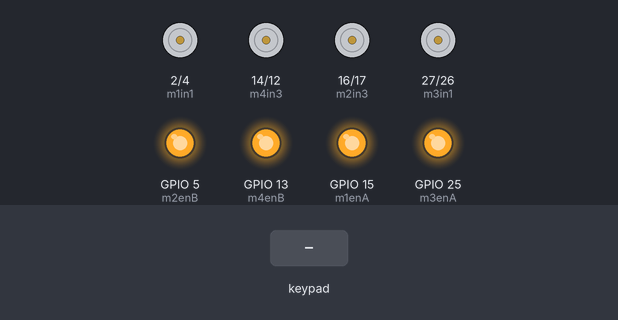
This sketch was run on a simulated ESP32. On the bench: motor-driver pin pairs drawn as motors (green arrow = first pin HIGH = forward, orange = second pin HIGH = backward, longer = more drive), output pins drawn as LEDs (lit = HIGH). Inputs (shaded band) come from the test bench. What the sketch prints to the serial monitor is not drawn.

Above: at 1.2 s.
1.3 s: key 'U' pressed
At 1.5 s:
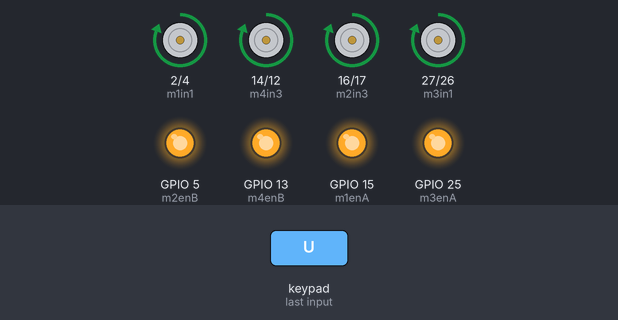
3.2 s: key 'D' pressed
At 3.4 s:
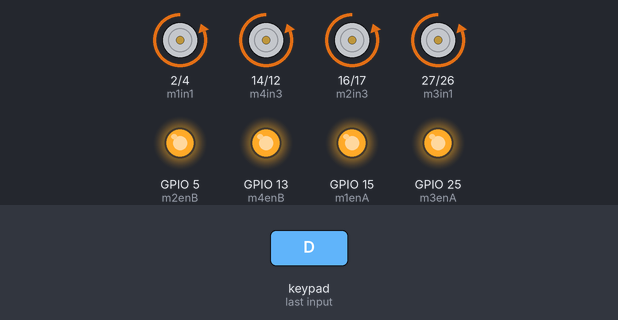
5.1 s: key 'L' pressed
At 5.3 s:
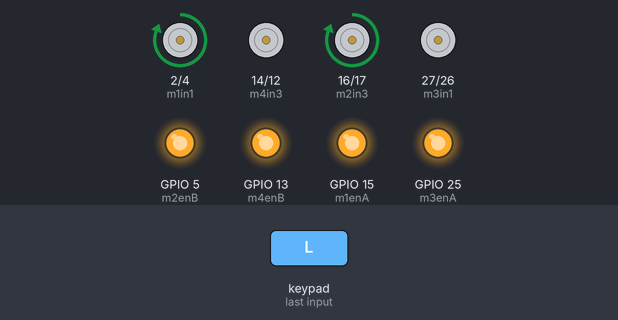
7.0 s: key 'R' pressed
At 7.2 s:
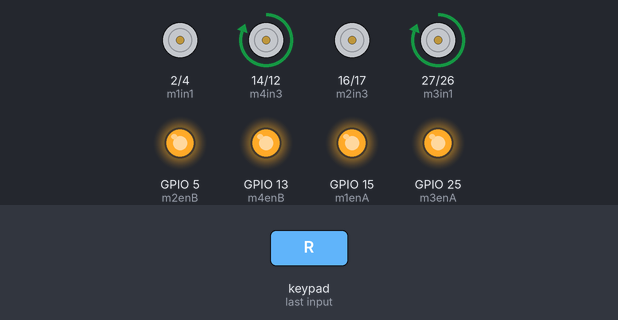
8.9 s: key 'O' pressed
At 9.1 s:
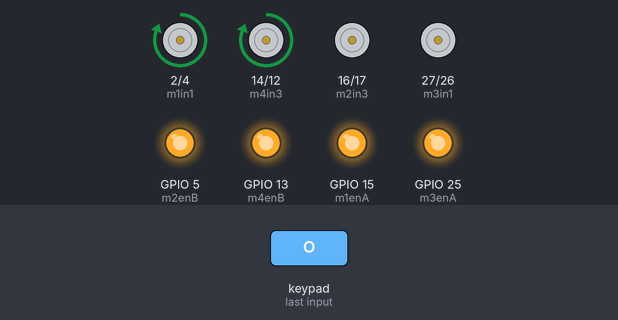
10.8 s: key 'S' pressed
At 11.0 s:
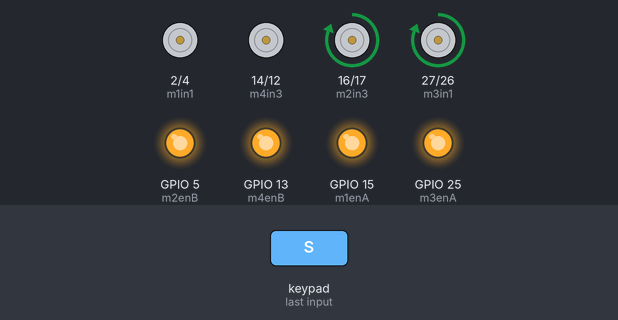
Timing chart, 0 to 13.7 s (numbered marks = the images above; inputs shaded):
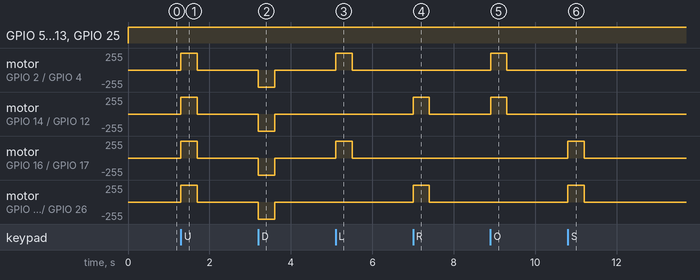

The sketch:

Digital_Control_RC.ino
```cpp
#define CUSTOM_SETTINGS
#define INCLUDE_GAMEPAD_MODULE
#include <DabbleESP32.h>

#define m1enA 15
#define m1in1 2
#define m1in2 4

#define m2in3 16
#define m2in4 17
#define m2enB 5

#define m3enA 25
#define m3in1 27
#define m3in2 26

#define m4in3 14
#define m4in4 12
#define m4enB 13

//int val = 0;
void setup() {

  Dabble.begin("Formula");

  pinMode(m1enA, OUTPUT);
  pinMode(m1in1, OUTPUT);
  pinMode(m1in2, OUTPUT);

  pinMode(m2enB, OUTPUT);
  pinMode(m2in3, OUTPUT);
  pinMode(m2in4, OUTPUT);

  pinMode(m3enA, OUTPUT);
  pinMode(m3in1, OUTPUT);
  pinMode(m3in2, OUTPUT);

  pinMode(m4in3, OUTPUT);
  pinMode(m4in4, OUTPUT);
  pinMode(m4enB, OUTPUT);

  //Serial.begin(9600);

}

// the loop function runs over and over again forever
void loop() {
  //val = hallRead();
  //Serial.println(val);
  //delay(1000);


  digitalWrite(m1enA, HIGH);
  digitalWrite(m2enB, HIGH);
  digitalWrite(m3enA, HIGH);
  digitalWrite(m4enB, HIGH);
  Dabble.processInput();
  if (GamePad.isUpPressed())
          {
            Serial.print("UP");
            forward();
          }

        else if (GamePad.isDownPressed())
          {
             Serial.print("DOWN");
             backward();
          }

       else  if (GamePad.isLeftPressed())
           {
              Serial.print("Left");
              left();
           }

       else  if (GamePad.isRightPressed())
           {
               Serial.print("Right");
               right();
           }
       else if (GamePad.isTrianglePressed())
           {
              rotateLeft();
            }
        else if (GamePad.isCrossPressed())
           {
              rotateRight();
            }
        else if (GamePad.isSquarePressed())
        {
          upperleft();
        }
        else if (GamePad.isCirclePressed())
        {
          upperright();
        }
           else
           {
            Serial.println("strop");
            Stop();
           }

}

void forward()
     {
        digitalWrite(m1in1,HIGH);
        digitalWrite(m1in2,LOW);

        digitalWrite(m2in3,HIGH);
        digitalWrite(m2in4,LOW);

        digitalWrite(m3in1,HIGH);
        digitalWrite(m3in2,LOW);

        digitalWrite(m4in3,HIGH);
        digitalWrite(m4in4,LOW);

     }
     void backward()
     {
        digitalWrite(m1in1,LOW);
        digitalWrite(m1in2,HIGH);

        digitalWrite(m2in3,LOW);
        digitalWrite(m2in4,HIGH);

        digitalWrite(m3in1,LOW);
        digitalWrite(m3in2,HIGH);

        digitalWrite(m4in3,LOW);
        digitalWrite(m4in4,HIGH);

     }
     void left()
     {
        digitalWrite(m1in1,HIGH);
        digitalWrite(m1in2,LOW);

        digitalWrite(m2in3,HIGH);
        digitalWrite(m2in4,LOW);

        digitalWrite(m3in1,LOW);
        digitalWrite(m3in2,LOW);

        digitalWrite(m4in3,LOW);
        digitalWrite(m4in4,LOW);

     }
     void right()
     {
        digitalWrite(m1in1,LOW);
        digitalWrite(m1in2,LOW);

        digitalWrite(m2in3,LOW);
        digitalWrite(m2in4,LOW);

        digitalWrite(m3in1,HIGH);
        digitalWrite(m3in2,LOW);

        digitalWrite(m4in3,HIGH);
        digitalWrite(m4in4,LOW);

     }
     void rotateLeft(){
        digitalWrite(m1in1,HIGH);
        digitalWrite(m1in2,LOW);

        digitalWrite(m2in3,HIGH);
        digitalWrite(m2in4,LOW);

        digitalWrite(m3in1,LOW);
        digitalWrite(m3in2,HIGH);

        digitalWrite(m4in3,LOW);
        digitalWrite(m4in4,HIGH);
     }
     void rotateRight(){
        digitalWrite(m1in1,LOW);
        digitalWrite(m1in2,HIGH);

        digitalWrite(m2in3,LOW);
        digitalWrite(m2in4,HIGH);

        digitalWrite(m3in1,HIGH);
        digitalWrite(m3in2,LOW);

        digitalWrite(m4in3,HIGH);
        digitalWrite(m4in4,LOW);
     }
     void upperleft(){
        digitalWrite(m1in1,LOW);
        digitalWrite(m1in2,LOW);

        digitalWrite(m2in3,HIGH);
        digitalWrite(m2in4,LOW);

        digitalWrite(m3in1,HIGH);
        digitalWrite(m3in2,LOW);

        digitalWrite(m4in3,LOW);
        digitalWrite(m4in4,LOW);
     }
     void upperright(){
        digitalWrite(m1in1,HIGH);
        digitalWrite(m1in2,LOW);

        digitalWrite(m2in3,LOW);
        digitalWrite(m2in4,LOW);

        digitalWrite(m3in1,LOW);
        digitalWrite(m3in2,LOW);

        digitalWrite(m4in3,HIGH);
        digitalWrite(m4in4,LOW);
     }
     void Stop()
     {
        digitalWrite(m1in1,LOW);
        digitalWrite(m1in2,LOW);

        digitalWrite(m2in3,LOW);
        digitalWrite(m2in4,LOW);

        digitalWrite(m3in1,LOW);
        digitalWrite(m3in2,LOW);

        digitalWrite(m4in3,LOW);
        digitalWrite(m4in4,LOW);

     }
```

Measured:
- after the input at 1.3 s, motor on GPIO 2 (m1in1) / GPIO 4 (m1in2), motor on GPIO 14 (m4in3) / GPIO 12 (m4in4), motor on GPIO 16 (m2in3) / GPIO 17 (m2in4), motor on GPIO 27 (m3in1) / GPIO 26 (m3in2): stopped → forward 255/255 at once, → stopped 0.40 s later
- after the input at 3.2 s, motor on GPIO 2 (m1in1) / GPIO 4 (m1in2), motor on GPIO 14 (m4in3) / GPIO 12 (m4in4), motor on GPIO 16 (m2in3) / GPIO 17 (m2in4), motor on GPIO 27 (m3in1) / GPIO 26 (m3in2): stopped → backward 255/255 at once, → stopped 0.40 s later
- after the input at 5.1 s, motor on GPIO 2 (m1in1) / GPIO 4 (m1in2), motor on GPIO 16 (m2in3) / GPIO 17 (m2in4): stopped → forward 255/255 at once, → stopped 0.40 s later
- after the input at 7.0 s, motor on GPIO 14 (m4in3) / GPIO 12 (m4in4), motor on GPIO 27 (m3in1) / GPIO 26 (m3in2): stopped → forward 255/255 at once, → stopped 0.40 s later
- after the input at 8.9 s, motor on GPIO 2 (m1in1) / GPIO 4 (m1in2), motor on GPIO 14 (m4in3) / GPIO 12 (m4in4): stopped → forward 255/255 at once, → stopped 0.40 s later
- after the input at 10.8 s, motor on GPIO 16 (m2in3) / GPIO 17 (m2in4), motor on GPIO 27 (m3in1) / GPIO 26 (m3in2): stopped → forward 255/255 at once, → stopped 0.40 s later
